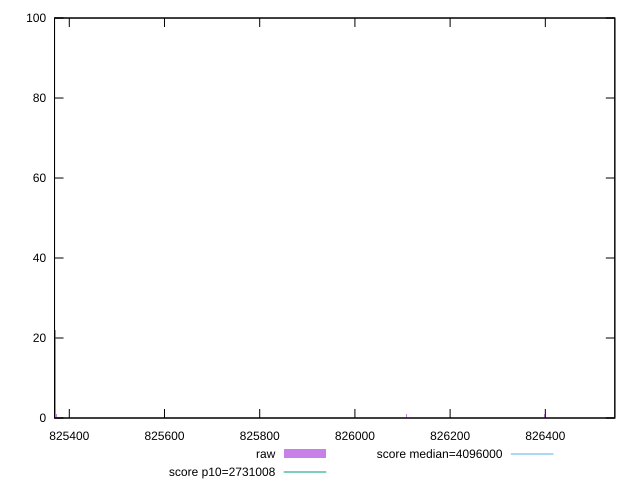

Reproduce this figure in gnuplot.
reset

$raw <<EOF
826107.7560546614 1
825369.7187961731 74
825371.1802560908 22
826546.194030001 1
826398.5865783032 1
825372.6417160087 1
EOF

set key outside below
set boxwidth 1.4614599177985808
set xrange [825369:826546]
set yrange [0:100]
set trange [0:100]
set style fill transparent solid 0.5 noborder

set parametric
set terminal svg size 640, 490 enhanced background rgb 'white'
set output "report_00019_2021-02-10T18-14-37.922Z//total-byte-weight/samples/pages+cached+noadtech+nomedia/raw/histogram.svg"

plot $raw title "raw" with boxes, \
     2731008,t title "score p10=2731008", \
     4096000,t title "score median=4096000"

reset
